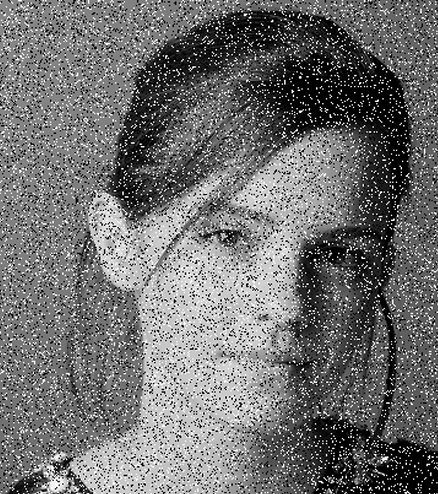
#> input picture data/emma.png, 438 x 494 px
$ python q8.py
#> lines starting #> are read from the running program, lines starting #| are printed output that depends on the picture
"""
(8) Fig. 4 is an image corrupted with salt and pepper noise.
(a) Apply Gaussian smoothing.
(b) Apply median filtering.
"""

import numpy as np
import cv2 as cv
import matplotlib.pyplot as plt


im = cv.imread("./data/emma.png")
#> im is the input picture: shape (494, 438, 3); min 0, max 255, mean 111.6

# Apply Gaussian sian smoothing
blurred = cv.GaussianBlur(im, (5, 5), 0)
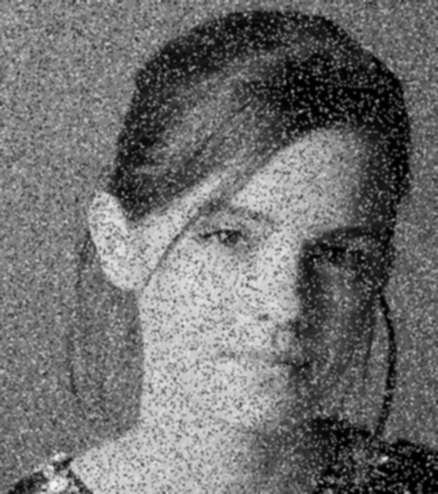
#> blurred: shape (494, 438, 3); min 0, max 247, mean 111.6

"""
How it Works
  1 - Window Selection: A square "window" or kernel (e.g., 3x3 or 5x5) slides over the image.
  2 - Sorting: All pixel values within that window are sorted in numerical order.
  3 - Median Selection: The middle value (the median) is selected from the sorted list.
  4 - Replacement: The center pixel of the window is replaced by this median value
  so white and black pixels (salt and pepper noise) are pushed to the edges of the sorted list
  and do not affect the median value as much as they would affect the mean in Gaussian smoothing.
"""
# Apply median filtering
median = cv.medianBlur(im, 5)
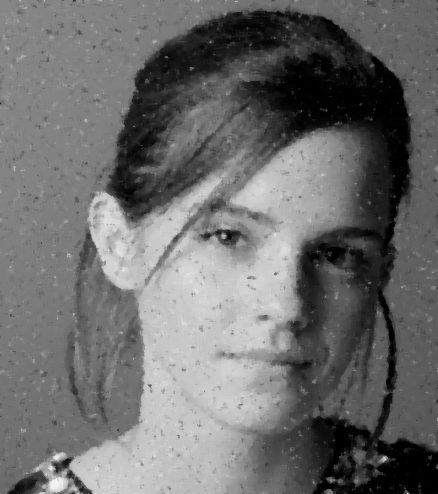
#> median: shape (494, 438, 3); min 0, max 245, mean 109

# plot
fig, ax = plt.subplots(1, 3, figsize=(15, 5))
ax[0].imshow(im)
ax[0].set_title("Original Image")
ax[1].imshow(blurred)
ax[1].set_title("Gaussian Smoothing")
ax[2].imshow(median)
ax[2].set_title("Median Filtering")
plt.show()
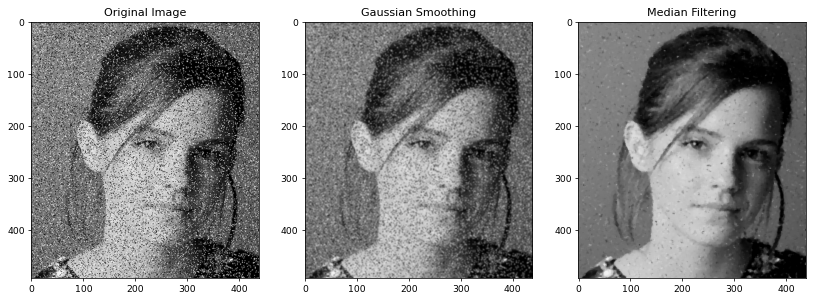
#> figure drawn by matplotlib, 3 panels

"""
Conclusion:
- Gaussian smoothing is effective for reducing Gaussian noise but may blur edges and details in the image.
- But for salt paper noise, median filtering is more effective as it can preserve edges while removing the noise, making it a better choice for this type of corruption.
  - Median blur does that by replacing each pixel with the median value of the neighboring pixels(process above mentioned),
  which helps to eliminate the outliers (salt and pepper noise) while preserving the edges.
"""

$ run again, with data/rice.png copied over data/emma.png
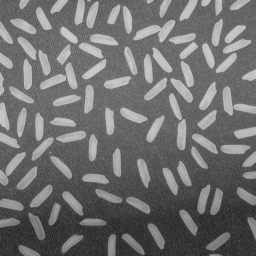
#> input picture data/rice.png, 256 x 256 px
#> im is the input picture: shape (256, 256, 3); min 40, max 204, mean 111.2
#> `blurred = cv.GaussianBlur(im, (5, 5), 0)`:
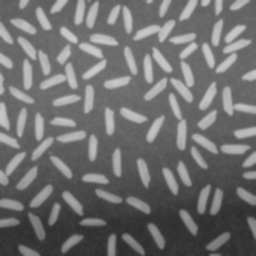
#> blurred: shape (256, 256, 3); min 46, max 203, mean 111.2
#> `plt.show()`:
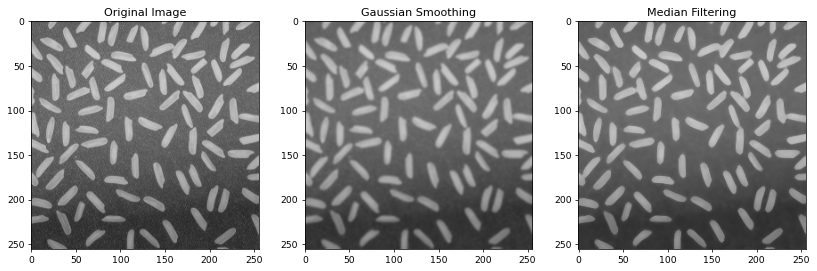
#> figure drawn by matplotlib, 3 panels

$ run again, with data/sapphire.jpg saved as data/emma.png
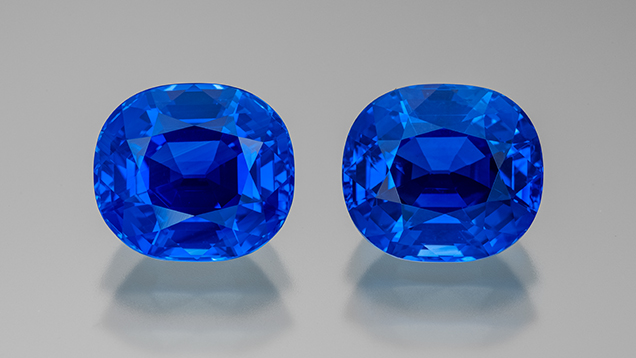
#> input picture data/sapphire.jpg, 636 x 358 px
#> im is the input picture: shape (358, 636, 3); mean B, G, R 169, 137.3, 123.1
#> `plt.show()`:
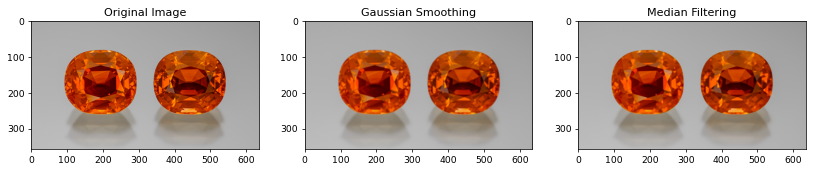
#> figure drawn by matplotlib, 3 panels; B, G, R data is drawn as R, G, B
